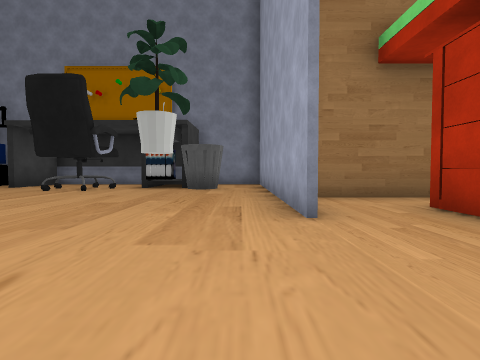
[1] (above)

18 first-person views from a walk through a 3-D level made in the Unity game engine. The camera is 0.26 m above the floor, tilts 2° down and sees 80° across. Doors are open. The floor is counted in squares, 0.5 m on a side. Each view is taken from the middle of a square. On the plan, view 1 faces up. The plan holds only what a view shows up to about 9 squares ahead; the rest is blank. The place goes on beyond the plan. The player character is not drawn. Some surface patterns are stand-ins.

[2]
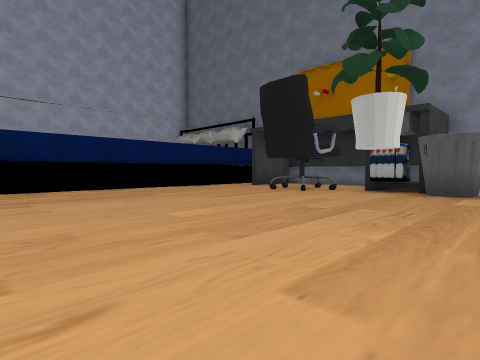

[3]
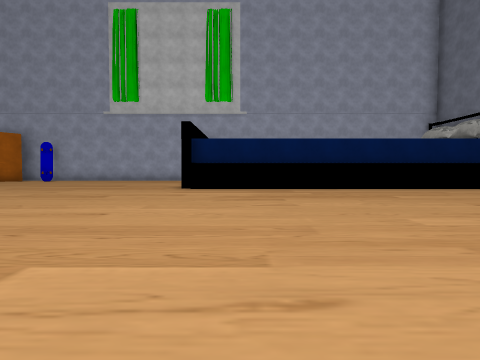

[4]
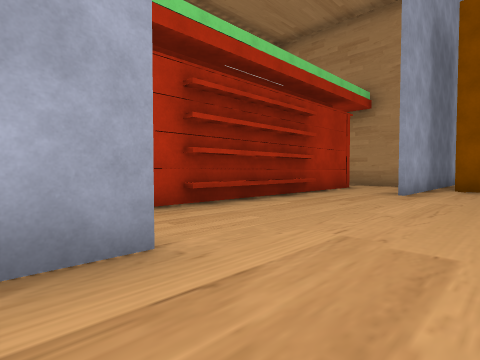

[5]
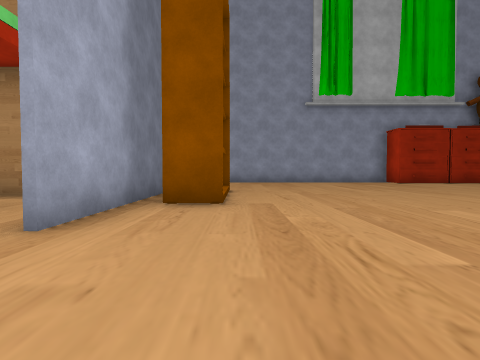

[6]
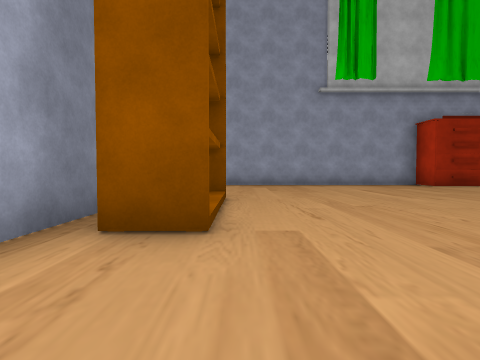

[7]
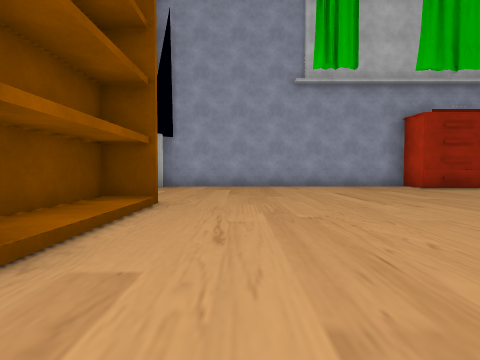

[8]
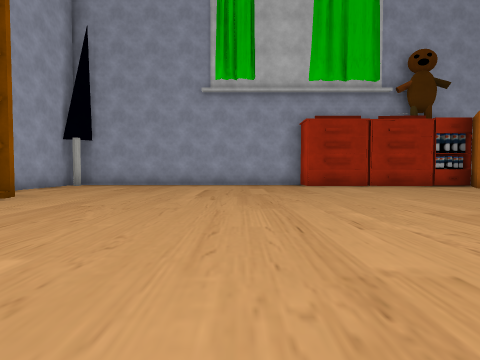

[9]
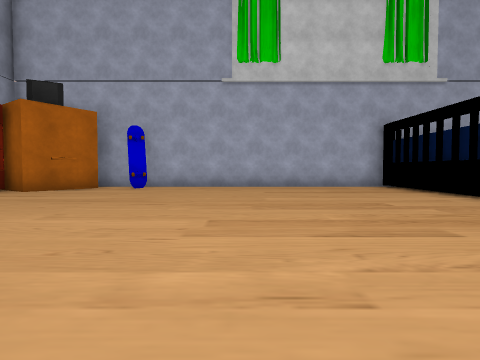

[10]
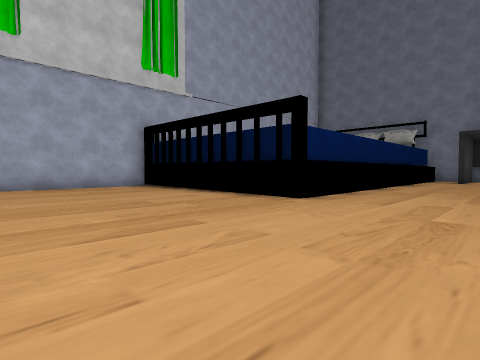

[11]
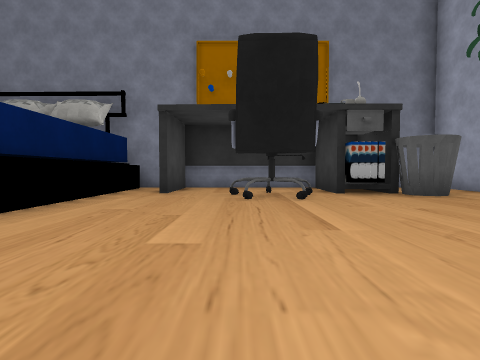

[12]
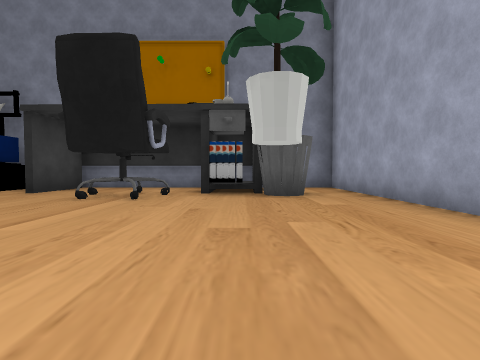

[13]
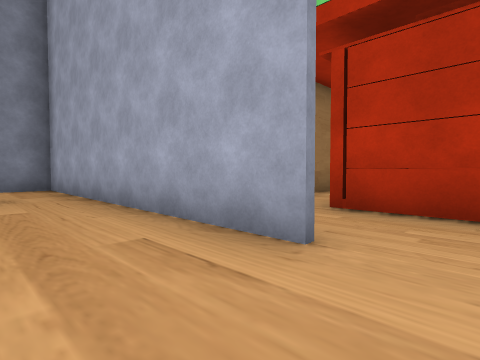

[14]
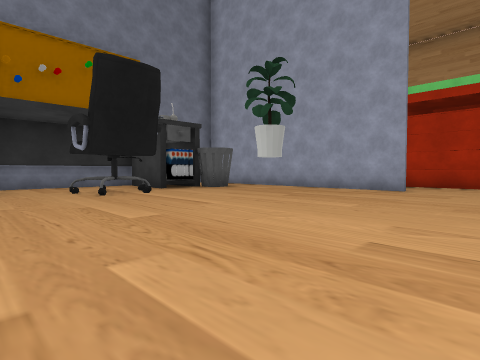

[15]
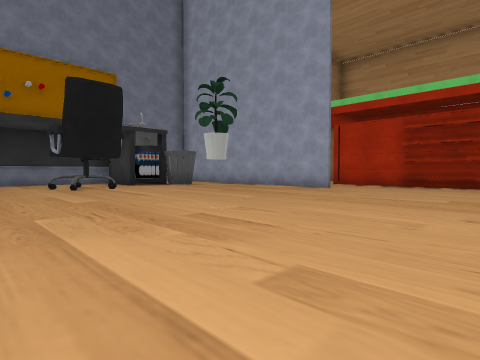

[16]
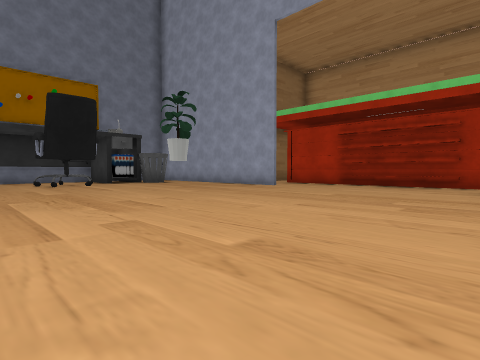

[17]
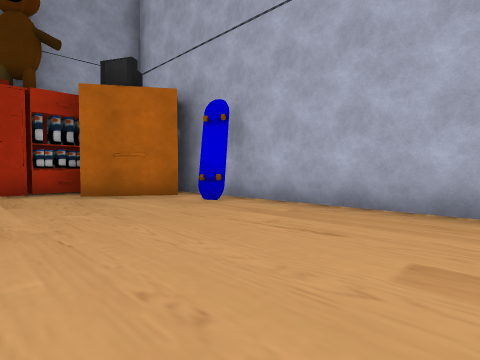

[18]
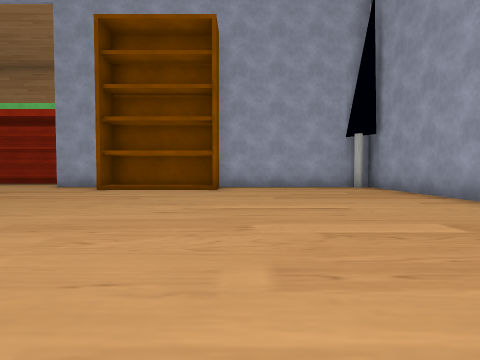

### Floor plan
Key: @ floor where view 1 was taken; # wall or solid block; . floor; D open door; O other object.
Columns run from 14 left of view 1 to 6 right of it. Each row starts with its distance up from view 1.
 11       ##########
 10      OOOOOOOO .#
  9       OO...OO .#
  8       O..OOOOO.#
  7       O..OO....#
  6       O........######
  5       O........#....#
  4       O........#.OOO
  3       O........D.O O
  2       O........D.O O
  1       O........DOO O
  0  OOOOOO.......@.OO O
 -1 #...............OO O
 -2 #................O O
 -3 #..............#.O
 -4 #.............O#.OO
 -5 #.............##..
 -6 #.............#####
 -7 #.............O#
 -8 #O.............#
 -9 #O.............#
-10 #OO............#
-11  OOOOOOO......O#
-12   ##############

Where each view was taken, in squares from view 1:
view 1: 0 up, 0 right, facing up
view 2: 1 up, 0 right, facing up-left
view 3: 1 up, 0 right, facing left
view 4: 4 up, 1 left, facing down-right
view 5: 0 up, 1 left, facing down
view 6: 2 down, 1 left, facing down
view 7: 3 down, 2 left, facing down
view 8: 2 down, 5 left, facing down
view 9: 5 down, 5 left, facing left
view 10: 5 down, 5 left, facing up-left
view 11: 2 up, 5 left, facing up
view 12: 2 up, 2 left, facing up
view 13: 2 up, 1 left, facing up-right
view 14: 1 up, 7 left, facing up-right
view 15: 1 down, 7 left, facing up-right
view 16: 3 down, 7 left, facing up-right
view 17: 4 down, 10 left, facing down-left
view 18: 8 down, 8 left, facing right
